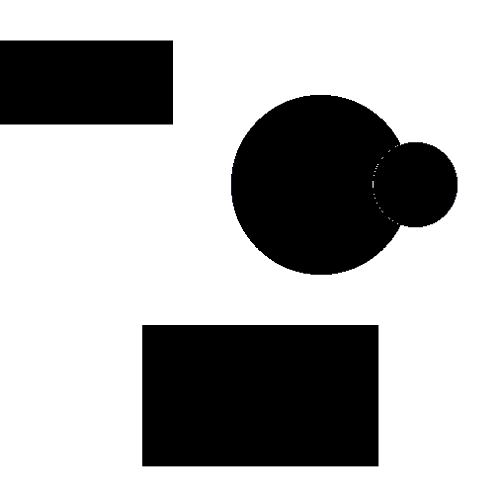
%> input picture alg/RRT/1.bmp, 500 x 500 px
$ octave rrt.m   (GNU Octave 9; MATLAB toolbox functions it lacks are replaced by stand-ins)
%> lines starting %> are read from the running program, lines starting %| are printed output that depends on the picture; in (x1, y1, x2, y2) boxes, pixels count from 0 and x2, y2 are one past the last pixel; in counts of white or black regions, pixels touching at a corner belong together; the program's own positions count from 1
### alg/RRT/checkPath.m
function feasible=checkPath(n,newPos,map)
feasible=true;
dir=atan2(newPos(1)-n(1),newPos(2)-n(2));
for r=0:0.5:sqrt(sum((n-newPos).^2))%避障步长为0.5
    posCheck=n+r.*[sin(dir) cos(dir)];
    if ~(feasiblePoint(ceil(posCheck),map) && feasiblePoint(floor(posCheck),map) && ...
            feasiblePoint([ceil(posCheck(1)) floor(posCheck(2))],map) && feasiblePoint([floor(posCheck(1)) ceil(posCheck(2))],map))
        feasible=false;break;
    end
    if ~feasiblePoint(newPos,map), feasible=false; end
end

### alg/RRT/distanceCost.m
%% distanceCost.m
function h=distanceCost(a,b)


h = sqrt((a(:,1)-b(:,1)).^2 + (a(:,2)-b(:,2)).^2 );

### alg/RRT/feasiblePoint.m
%检查点是否在地图中
function feasible=feasiblePoint(point,map)
feasible=true;
if ~(point(1)>=1 && point(1)<=size(map,1) && point(2)>=1 && point(2)<=size(map,2) && map(point(1),point(2))==1)
    feasible=false;
end

### alg/RRT/rrt.m
%% 参数设置
map=im2bw(imread('1.bmp'));
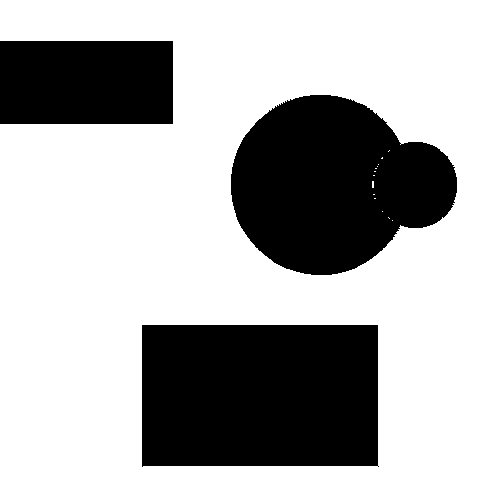
%> map: size 500x500 logical; 69.4% white; 3 black regions, box (x1, y1, x2, y2) and area: (142, 325, 379, 467) 33278, (231, 95, 457, 275) 28942, (0, 41, 173, 124) 14359
source=[10 10]; %起点坐标
goal=[490 490]; %终点坐标
stepsize = 10;  % RRT的每次生长的步长
threshold = 10; % 节点距离阈值，小于该距离即可认为相同
maxFailedAttempts = 10000;% 最大尝试次数
display = true; % RRT算法的开关
%%判断起点和终点所在位置是否是障碍物
if ~feasiblePoint(source,map), error('source lies on an obstacle or outside map'); end
if ~feasiblePoint(goal,map), error('goal lies on an obstacle or outside map'); end
if display,imshow(map);%绘制地图
end
hold on;
%打点
plot(source(2),source(1),'o');
plot(goal(2),goal(1),'o');
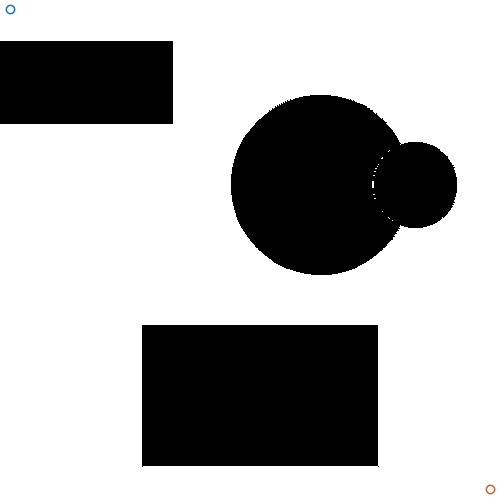
%> figure redrawn from the program's plot data
tic;  % tic-toc: Functions for Elapsed Time
% RRT算法的主体部分
RRTree = double([source -1]);%随机生成树
failedAttempts = 0;
pathFound = false;

while failedAttempts <= maxFailedAttempts
    %依据概率随机生成点
    if rand < 0.5
        x_rand = rand(1,2) .* size(map);   % 随机数，随机给出点
    else
        x_rand = goal; % 给出终点
    end
	% 找到随机生成树距离该随机点的最短的节点
    % A 是距离x_rand最近的节点距离，I是其索引，
    [A, I] = min( distanceCost(RRTree(:,1:2),x_rand) ,[],1);
    x_nearest = RRTree(I(1),1:2);
    % 计算生成的点的位置
    thedis = atan2(x_rand(1)-x_nearest(1),x_rand(2)-x_nearest(2));
    newPoint = double(int32(x_nearest(1:2) + stepsize * [sin(thedis)  cos(thedis)]));
    % 判断拓展树是否可行，即是否在map里面
    if ~checkPath(x_nearest(1:2), newPoint, map)
%> after the loop in checkPath, `for r=0:0.5:sqrt(sum((n-newPos).^2))`: feasible = true
        failedAttempts = failedAttempts + 1;
        continue;
    end
	%到达终点
    if distanceCost(newPoint,goal) < threshold, pathFound = true; break; end

    %判断新节点是否在生成树上
    [A, I2] = min( distanceCost(RRTree(:,1:2),newPoint) ,[],1);
    if distanceCost(newPoint,RRTree(I2(1),1:2)) < threshold, failedAttempts = failedAttempts + 1; continue; end
	 % 添加节点
    RRTree = [RRTree; newPoint I(1)];
    failedAttempts = 0;
    % 绘制路径

    if display,
    plot([x_nearest(2);newPoint(2)],[x_nearest(1);newPoint(1)],'LineWidth',1);
    pause(0.05);%调整显示速度
    end

end

if display && pathFound,
    plot([x_nearest(2);goal(2)],[x_nearest(1);goal(1)],'LineWidth',1);
        pause(0.05);%调整显示速度
end
if display, disp('click/press any key'); waitforbuttonpress; end
if ~pathFound, error('no path found. maximum attempts reached'); end

%% 从随机生成树的终点开始回溯找到最短路径
path = [goal];
prev = I(1);
while prev > 0
    path = [RRTree(prev,1:2); path];
    prev = RRTree(prev,3);
end

pathLength = 0;
% 计算路径长度
for i=1:length(path)-1, pathLength = pathLength + distanceCost(path(i,1:2),path(i+1,1:2)); end
fprintf('processing time=%d \nPath Length=%d \n\n', toc, pathLength);
imshow(map);
plot(path(:,2),path(:,1),'LineWidth',2,'color','r');
